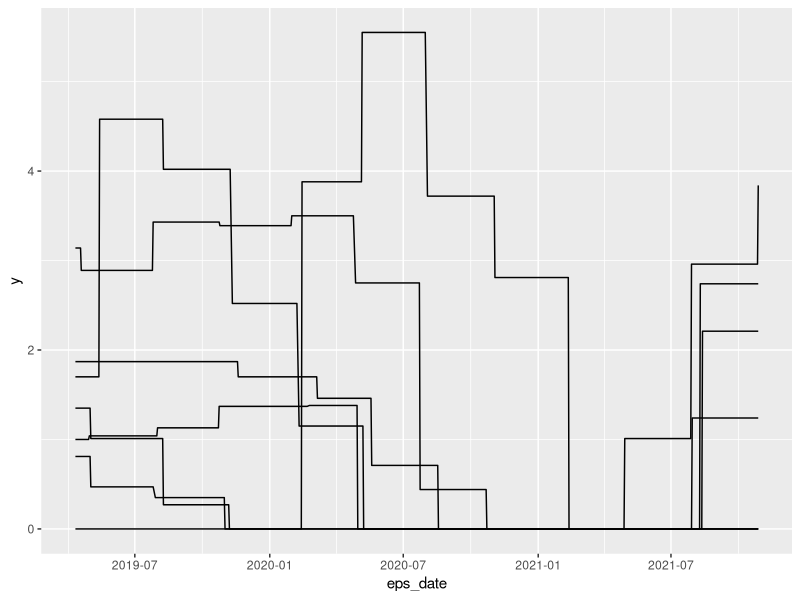

Source code (R):
# List of required pacakges
required_pkgs <- c(
    "data.table", "ggplot2"
)

# Empty list to hold dependencies that are not isntalled
not_met_dependencies <- c()

# Check if required packages are installed
for (pkg in required_pkgs) {
    if (!(pkg %in% rownames(installed.packages()))) {
        not_met_dependencies <- c(not_met_dependencies, pkg)
    }
}

# Install missing packages
if (length(not_met_dependencies) != 0) {
    install.packages(not_met_dependencies)
}

# Load libraries
library("data.table")
library("ggplot2")

# Read the csv
data <- read.csv("./datasets/Casino_cleaned.csv", header = T)

# Convert it to a data frame
df <- as.data.frame(data)

# Grep EPS
eps <- df[, grep("(EPS)", colnames(df))]

# Bind the data col with the eps data
eps <- cbind(df[, 1], eps)

# Set the col name for the data
colnames(eps)[1] <- "date"

# Remove NAs
eps <- na.omit(eps)

# Format dates
eps_date <- as.Date(gsub("/", "-", eps$date, ), "%m-%d-%y")

# Remove the date column
eps <- eps[, -1]

chart <- ggplot(eps, aes(x = eps_date))


for (i in seq_len(ncol(eps))) {
    chart <- chart + geom_line(aes_string(y = eps[, i]))
}


plot(chart)


# print(chart)

# Write to CSV
# write.csv(eps, "./datasets/eps.csv", row.names = F)